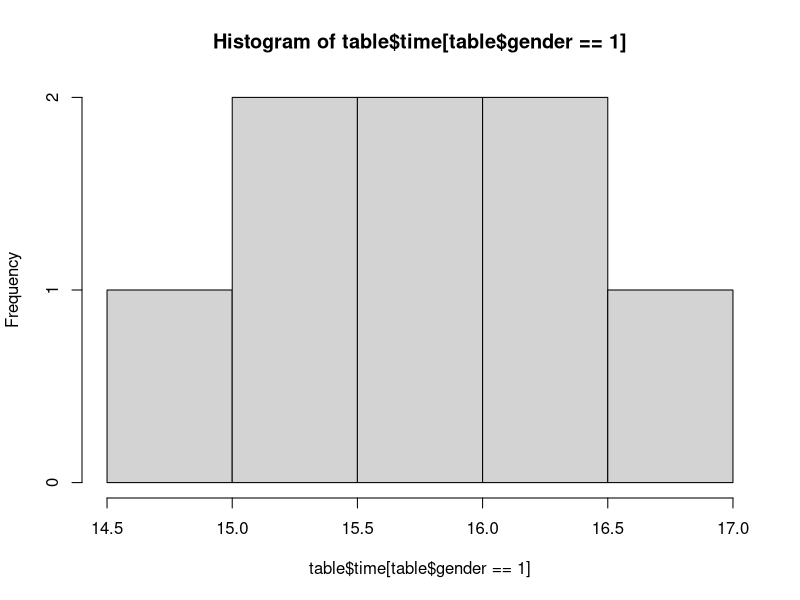
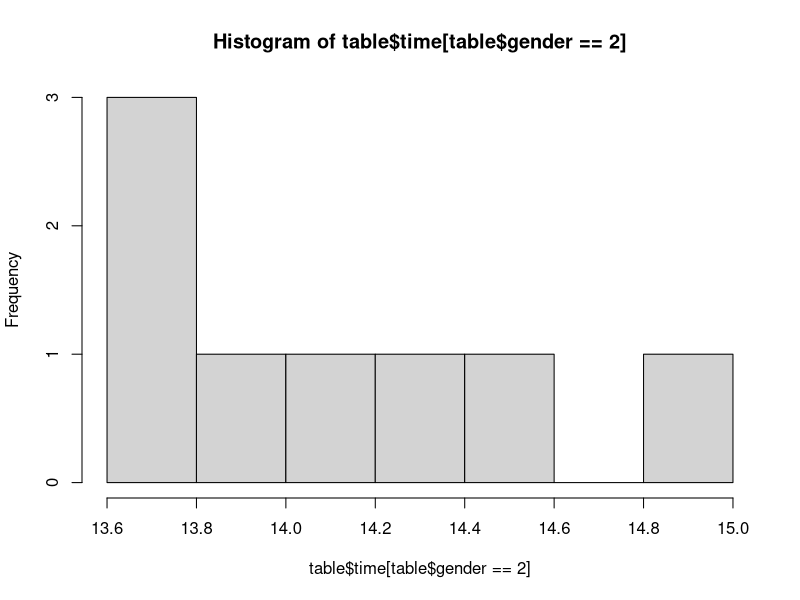

Reproduce these figures in R, in order.
# Q2 a
pnorm(4,mean =3, sd = 2)

#Q2 b
a<-pnorm(3.5,mean =3, sd = 2)
b<-pnorm(2.5,mean =3, sd = 2)
a-b

#Q2 c
c<-pnorm(2, mean =3, sd=2)
d<- 1-c
1-pbinom(q=1,size=3,prob=d,lower.tail=T)

#Q3 a 
coinA <- c(2:3,2:3)
coinB <- sort(coinA, decreasing = FALSE)
two <- data.frame(coinA, coinB)
two$sum <- two$coinA + two$coinB
counts <- table(two$sum)
counts <- data.frame(counts)
counts$prob <- counts$Freq / 4
counts$prob
counts

#Q3 b
summary(two$sum)
sd(two$sum)
mean(two$sum)

#Q4 a
time <- c(15.1,16.2,15.7,16.1,16.6,14.9,15.5,15.6,14.3,13.9,13.8,13.6,14.5,13.8,14.1,14.9)
gender <- c(1,1,1,1,1,1,1,1,2,2,2,2,2,2,2,2)
table <- data.frame(gender,time)
table

#Q4 b
summary(time)
summary(table$time[table$gender == 1])
summary(table$time[table$gender == 2])

#Q4c
hist(table$time[table$gender == 1], breaks=5)
hist(table$time[table$gender == 2], breaks=5)
